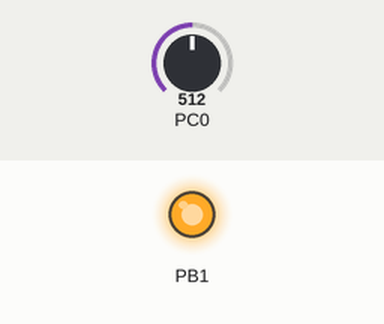
Bench run of a program on a simulated ATmega328P, built with avr-gcc and emulated at 16 MHz. Shown: output pins drawn as LEDs (lit = HIGH). The inputs (shaded band) are chosen by the test bench; at power-on: PC0 = 512.

Above: at 1.2 s.
1.3 s: PC0 set to 598
4.3 s: PC0 set to 623
8.8 s: PC0 set to 714
10.3 s: PC0 set to 742
11.8 s: PC0 set to 828
14.8 s: PC0 set to 859
Timing chart, 0 to 17.3 s (numbered marks = the images above; inputs shaded):
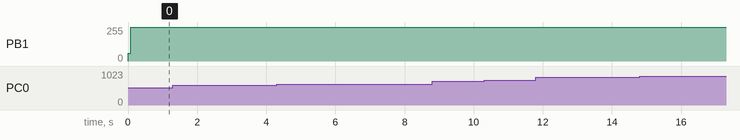

The program:

main.cpp
```cpp
/*
 * main.cpp
 *
 * Created: 08/12/2017
 * Author : trk
 */

#define F_CPU 16000000L // Specify oscillator frequency
#include <avr/io.h>
#include <avr/interrupt.h>
#include <stdbool.h>
#include <util/delay.h>

unsigned int adc1, adc2;        // store the average of the charge resp. discharge measurement
int probe_val;                  // store the resulting touch measurement

 //#define _BV(x) (0x1 << (x))

 // ADC constants
 #define ADMUX_MASK  0b00001111 // mask the mux bits in the ADMUX register
 #define MUX_GND 0b00001111 // mux value for connecting the ADC unit internally to GND
 #define MUX_REF_VCC 0b01000000 // value to set the ADC reference to Vcc

 const uint16_t ledFadeTable[32] = {0, 1, 1, 2, 2, 2, 3, 3, 4, 5, 6, 7, 9, 10, 12, 15, 17, 21, 25, 30, 36, 43, 51, 61, 73, 87, 104, 125, 149, 178, 213, 255}; // this is an exponential series to model the perception of the LED brightness by the human eye

// Selects ADC0/ADC1 (TPIN1,TPIN2) with the respective 0,1 values.
// On 32u4 this is PF0/PF1 (pins 40/41) [ Arduino Micro: https://www.arduino.cc/en/uploads/Main/arduino-micro-schematic.pdf ]
// On 328P
 #define TPIN1 0
 #define TPIN2 1 // this is currently only used as a supply of Vcc to charge the s&h cap

 #define CHARGE_DELAY  5 // time it takes for the capacitor to get charged/discharged in microseconds
 #define TRANSFER_DELAY  5 // time it takes for the capacitors to exchange charge
 #define TOUCH_VALUE_BASELINE -165 // this is the value my setup measures when the probe is not touched. For your setup this might be different. In order for the LED to fade correctly, you will have to adjust this value
 #define TOUCH_VALUE_SCALE 5 // this is also used for the LED fading. The value should be chosen such that the value measured when the probe is fully touched minus TOUCH_VALUE_BASELINE is scaled to 31, e.g. untouched_val= 333, touched_val= 488, difference= 155, divide by 5 to get 31.

 void touch_setup() {
	 // prepare the ADC unit for one-shot measurements
	 // see the atmega328 data sheet for explanations of the registers and values
	 ADMUX = 0b01000000; // Vcc as voltage reference (bits76), right adjustment (bit5), use ADC0 as input (bits3210)
	 ADCSRA = 0b11000100; // enable ADC (bit7), initialize ADC (bit6), no auto-trigger (bit5), don't clear int-flag  (bit4), no interrupt (bit3), clock div by 16@16Mhz=1MHz (bit210) ADC should run at 50kHz to 200kHz, 1MHz gives decreased resolution
	 ADCSRB = 0b00000000; // autotrigger source free running (bits210) doesn't apply
	 while(ADCSRA & (1<<ADSC)){  } // wait for first conversion to complete
 }

 uint16_t touch_probe(uint8_t pin, uint8_t partner, bool dir) {
	 uint8_t mask= _BV(pin) | _BV(partner);

	 DDRC|= mask; // config pins as push-pull output
	 if(dir)
	 PORTC= (PORTC & ~_BV(pin)) | _BV(partner); // set partner high to charge the  s&h cap and pin low to discharge touch probe cap
	 else
	 PORTC= (PORTC & ~_BV(partner)) | _BV(pin); // set pin high to charge the touch probe and pin low to discharge s&h cap cap

	 // charge/discharge s&h cap by connecting it to partner
	 ADMUX = MUX_REF_VCC | partner; // select partner as input to the ADC unit

	 _delay_ms(CHARGE_DELAY); // wait for the touch probe and the s&h cap to be fully charged/dsicharged

	 DDRC&= ~mask; // config pins as input
	 PORTC&= ~mask; // disable the internal pullup to make the ports high Z

	 // connect touch probe cap to s&h cap to transfer the charge
	 ADMUX= MUX_REF_VCC | pin; // select pin as ADC input

	 _delay_ms(TRANSFER_DELAY); // wait for charge to be transfered

	 // measure
	 ADCSRA|= (1<<ADSC); // start measurement
	 while(ADCSRA & (1<<ADSC)){  } // wait for conversion to complete
	 return ADC; // return conversion result
 }

 void pwmOut(int8_t pwmv)
 {
 		OCR1A = pwmv;
 }

 void loop()
 {
	 // 4 measurements are taken and averaged to improve noise immunity
	 for (int i=0; i<4; i++) {
		 // first measurement: charge touch probe, discharge ADC s&h cap, connect the two, measure the voltage
		 adc1+= touch_probe(TPIN1, TPIN2, false); // accumulate the results for the averaging

		 // second measurement:discharge touch probe, charge ADC s&h cap, connect the two, measure the voltage
		 adc2+= touch_probe(TPIN1, TPIN2, true); // accumulate the results for the averaging
	 }
	 adc1>>=2; // divide the accumulated measurements by 16
	 adc2>>=2;

	 // resulting raw touch value
	 probe_val= adc1-adc2; // the value of adc1 (probe charged) gets higher when the probe its touched, the value of adc2 (s&h charged) gets lower when the probe is touched, so, it has to be be subtracted to amplify the detection accuracy

	 // calculate the index to the LED fading table
	 int16_t idx= (probe_val-TOUCH_VALUE_BASELINE); // offset probe_val by value of untouched probe
	 if(idx<0) idx= 0; // limit the index!!!
	 idx/= TOUCH_VALUE_SCALE; // scale the index
	 if(idx>31) idx= 31; // limit the index!!!

	 // fade the LED
	 pwmOut(ledFadeTable[idx]);

	 adc1= 0; // clear the averaging variables for the next run
	 adc2= 0;
	 _delay_ms(10); // take 100 measurements per second
 }

 void pwmSetup(void)
 {

	/**
	 * We will be using OCR1A as our PWM output which is the
	 * same pin as PB1.
	 */
	DDRB |= _BV(PB1);

	/**
	 * There are quite a number of PWM modes available but for the
	 * sake of simplicity we'll just use the 8-bit Fast PWM mode.
	 * This is done by setting the WGM10 and WGM12 bits.  We
	 * Setting COM1A1 tells the microcontroller to set the
	 * output of the OCR1A pin low when the timer's counter reaches
	 * a compare value (which will be explained below).  CS10 being
	 * set simply turns the timer on without a prescaler (so at full
	 * speed).  The timer is used to determine when the PWM pin should be
	 * on and when it should be off.
	 */
	TCCR1A |= _BV(COM1A1) | _BV(WGM10);
	TCCR1B |= _BV(CS10) | _BV(WGM12);

	/**
	 *  This loop is used to change the value in the OCR1A register.
	 *  What that means is we're telling the timer waveform generator
	 *  the point when it should change the state of the PWM pin.
	 *  The way we configured it (with _BV(COM1A1) above) tells the
	 *  generator to have the pin be on when the timer is at zero and then
	 *  to turn it off once it reaches the value in the OCR1A register.
	 *
	 *  Given that we are using an 8-bit mode the timer will reset to zero
	 *  after it reaches 0xff, so we have 255 ticks of the timer until it
	 *  resets.  The value stored in OCR1A is the point within those 255
	 *  ticks of the timer when the output pin should be turned off
	 *  (remember, it starts on).
	 *
	 *  Effectively this means that the ratio of pwm / 255 is the percentage
	 *  of time that the pin will be high.  Given this it isn't too hard
	 *  to see what when the pwm value is at 0x00 the LED will be off
	 *  and when it is 0xff the LED will be at its brightest.
	 *
	uint8_t pwm = 0x00;
	bool up = true;
	for(;;) {

		OCR1A = pwm;

		pwm += up ? 1 : -1;
		if (pwm == 0xff)
			up = false;
		else if (pwm == 0x00)
			up = true;

		_delay_ms(10);
	}
	*/
}

int main(void)
{
/*
    DDRB = 0b100000; // configure pin 7 of PORTB as output (digital pin 13 on the Arduino Mega2560)

    while(1)
    {
        PORTB = 0b10; // set 7th bit to HIGH
        _delay_ms(250);
        PORTB = 0b00000000; // set 7th bit to LOW
        _delay_ms(500);
    }
*/
	touch_setup();
	pwmSetup();

	pwmOut(60);

	while(1)
	{
	  loop();
	}

	return 1;
}
```
